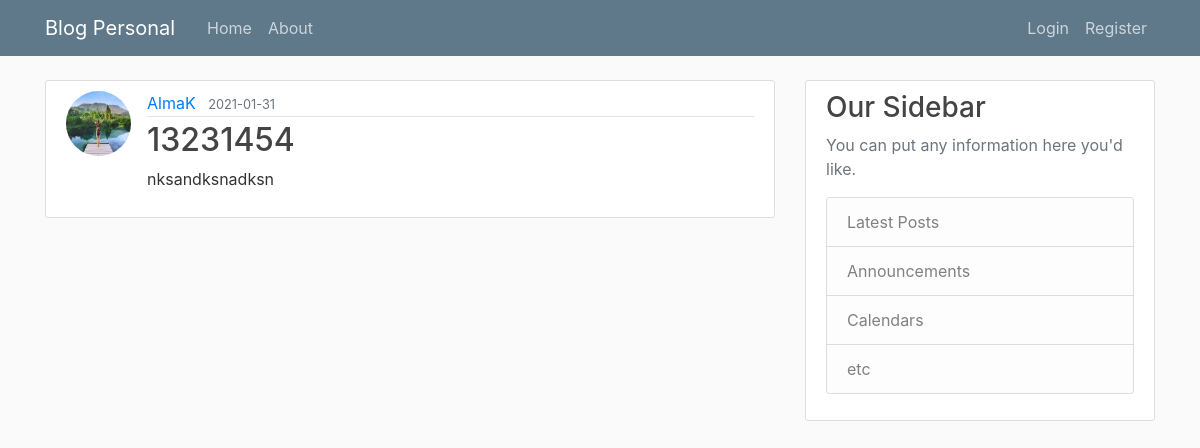
Page /post/5 on the earlier database version.
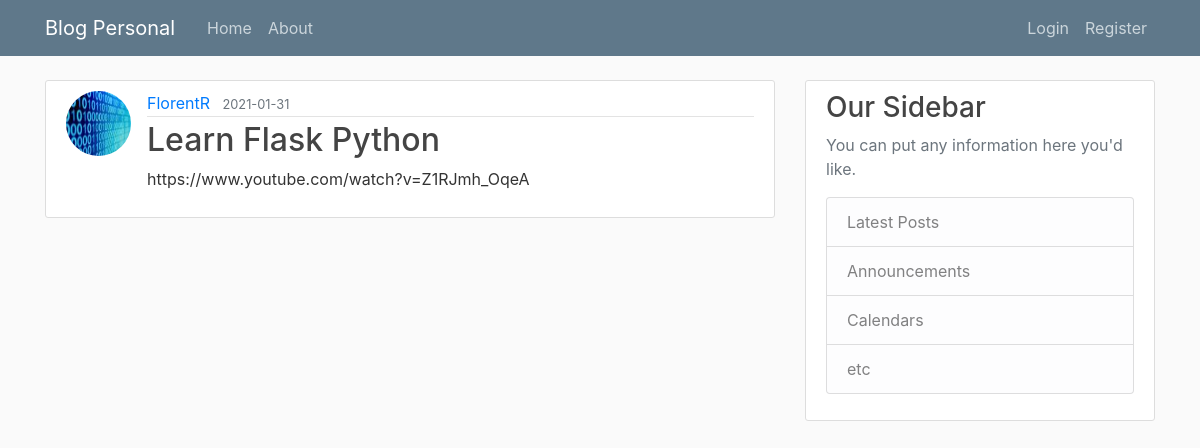
Same page on the later database version.
### flaskblog/models.py (models this page shows, shortened)
class User(db.Model, UserMixin):
    id=db.Column(db.Integer, primary_key=True)
    username=db.Column(db.String(20), unique=True, nullable=False)
    email=db.Column(db.String(120), unique=True, nullable=False)
    image_file=db.Column(db.String(20), nullable=False,default='default.jpg')
    password=db.Column(db.String(60), nullable=False)
    posts=db.relationship('Post',backref='author',lazy=True)

class Post(db.Model):
    id=db.Column(db.Integer, primary_key=True)
    title=db.Column(db.String(100),nullable=False)
    date_posted=db.Column(db.DateTime, nullable=False,default=datetime.utcnow)
    content=db.Column(db.Text,nullable=False)
    user_id=db.Column(db.Integer,db.ForeignKey('user.id'),nullable=False)

### flaskblog/routes.py (the view)
@app.route("/post/<int:post_id>")
def post(post_id):
    post = Post.query.get_or_404(post_id)
    return render_template('post.html', title=post.title, post=post)

### flaskblog/templates/post.html (shortened to what this page needs)
{% extends "layout.html" %}
{% block content %}
  <article class="media content-section">
    <img class="rounded-circle article-img" src="{{ url_for('static', filename='profile_pics/' + post.author.image_file) }}">
    <div class="media-body">
      <div class="article-metadata">
        <a class="mr-2" href="{{ url_for('user_posts', username=post.author.username) }}">{{ post.author.username }}</a>
        <small class="text-muted">{{ post.date_posted.strftime('%Y-%m-%d') }}</small>
      </div>
      <h2 class="article-title">{{ post.title }}</h2>
      <p class="article-content">{{ post.content }}</p>
    </div>
  </article>
{% endblock content %}

Differences in the rows shown:
no longer on this page (row unchanged): User: image_file (picture), author.username "AlmaK"
now on this page (row edited): User: image_file (picture), author.username "FlorentR"
changed Post: title "13231454" → "Learn Flask Python"; content "nksandksnadksn" → "https://www.youtube.com/watch?v=Z1RJmh_OqeA"
